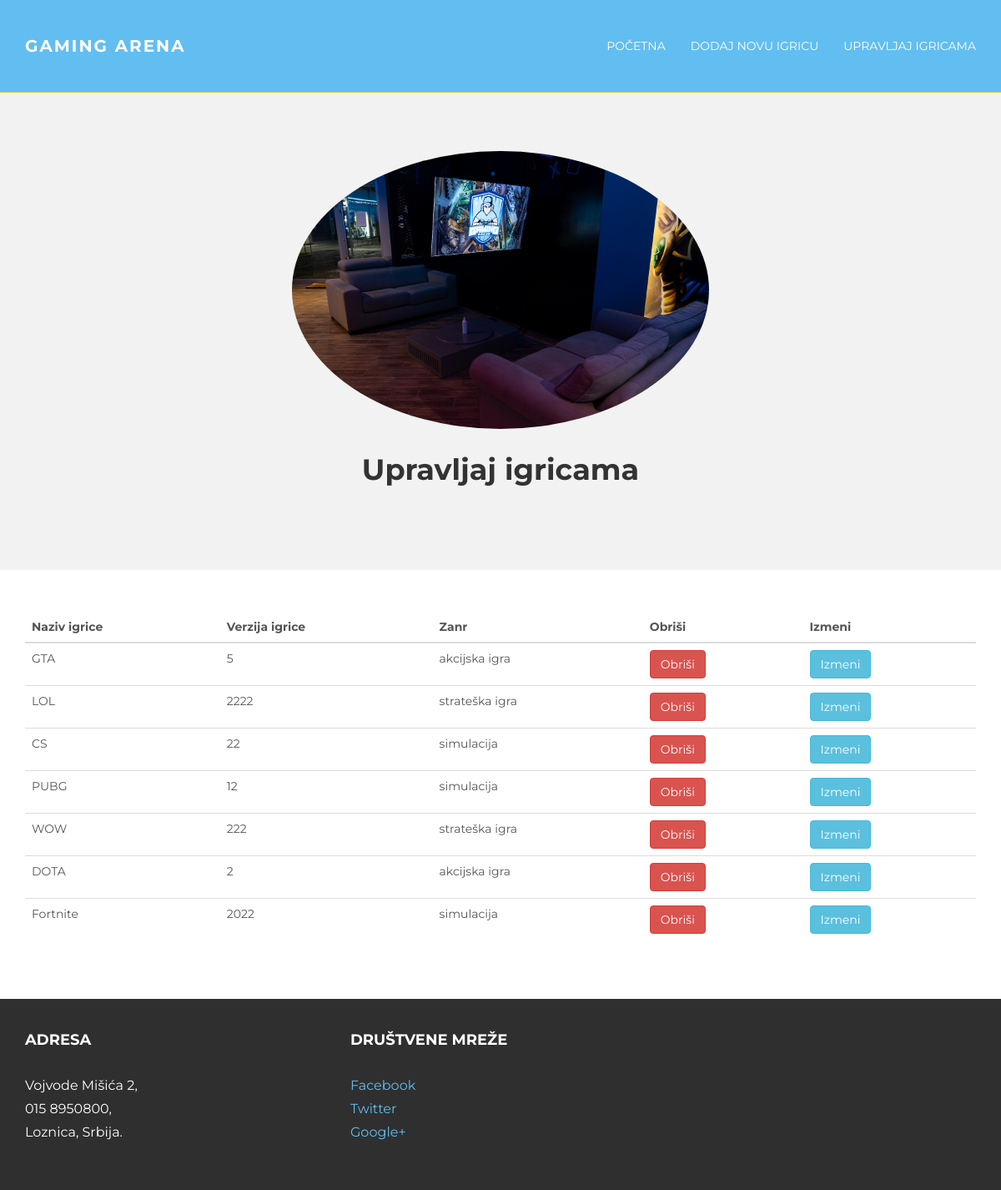
The page /UpravljajIgricama.php on the database its author committed.
### tables this page shows
CREATE TABLE `igrica` (
  `idIgrice` int(11) NOT NULL,
  `nazivIgrice` varchar(50) NOT NULL,
  `verzijaIgrice` varchar(50) NOT NULL,
  `zanrID` int(11) NOT NULL
);

CREATE TABLE `zanr` (
  `zanrID` int(11) NOT NULL,
  `nazivZanra` varchar(255) NOT NULL
);

### IgriceClass.php (called while the page is built, shortened)
<?php
class Igrica{
  function __construct($idIgrice,$nazivIgrice,$verzijaIgrice,$zanr) {
        $this->idIgrice = $idIgrice;
        $this->nazivIgrice = $nazivIgrice;
        $this->verzijaIgrice = $verzijaIgrice;
        $this->zanr = $zanr;
    }
}
 ?>

### ZanrClass.php (called while the page is built, shortened)
<?php
class Zanr{
  function __construct($zanrID,$nazivZanra) {
        $this->nazivZanra = $nazivZanra;
    }
}
 ?>

### UpravljajIgricama.php (the view, shortened to what this page needs)
<?php
    include 'konekcija.php';
    include 'IgriceClass.php';
    include 'ZanrClass.php';
?>
<!DOCTYPE html>
<html lang="en">
  <head>
    <link href="css/bootstrap.css" rel="stylesheet">
    <link href="css/main.css" rel="stylesheet">
  </head>
  <body>
    <div class="navbar navbar-inverse navbar-static-top">
        <div class="container">
            <div class="navbar-header">
            <a class="navbar-brand" href="index.php">Gaming Arena</a>
            </div>
            <div class="navbar-collapse collapse">
            <ul class="nav navbar-nav navbar-right">
                <li><a href="index.php">Početna</a></li>
                <li><a href="DodajNovuIgricu.php">Dodaj novu igricu</a></li>
                <li><a href="UpravljajIgricama.php">Upravljaj igricama</a></li>
            </ul>
            </div>
        </div>
    </div>
    <div id="ww">
	    <div class="container">
			<div class="row">
				<div class="col-lg-8 col-lg-offset-2 centered">
					<img src="slike/sony.JPG" alt="pocetna" class="img img-circle">
                    <h1>Upravljaj igricama</h1>
				</div>
			</div>
	    </div>
    </div>
	<div class="container pt">
    <?php
    $niz = [];
    $rez = $conn->query("select * from igrica i join zanr z on i.zanrID=z.zanrID");
    while($red= $rez->fetch_assoc()){
      $zanr = new Zanr($red['zanrID'],$red['nazivZanra']);
      $igrica = new Igrica($red['idIgrice'],$red['nazivIgrice'],$red['verzijaIgrice'], $zanr);
      array_push($niz,$igrica);
    }
    ?>
    <table class="table table-hover">
      <thead>
        <tr>
          <th>Naziv igrice</th>
          <th>Verzija igrice</th>
          <th>Zanr</th>
          <th>Obriši</th>
          <th>Izmeni</th>
        </tr>
      </thead>
      <tbody>
    <?php
      foreach($niz as $vrednost){
        ?>
            <tr>
              <td><?php echo $vrednost->nazivIgrice ?>  </td>
              <td><?php echo $vrednost->verzijaIgrice ?>  </td>
              <td><?php echo $vrednost->zanr->nazivZanra ?></td>
              <td><a class="btn btn-danger" href="obrisiIgricu.php?id=<?php echo $vrednost->idIgrice ?>">Obriši</a></td>
              <td><a class="btn btn-info" href="IzmenaIgrice.php?id=<?php echo $vrednost->idIgrice ?>">Izmeni</a></td>
            </tr>
        <?php
      }
    ?>
      </tbody>
    </table>
	</div>
    <div id="footer">
		<div class="container">
			<div class="row">
				<div class="col-lg-4">
					<h4>Adresa</h4>
					<p>
          Vojvode Mišića 2,<br/>
						015 8950800, <br/>
						Loznica, Srbija.
					</p>
				</div>
				<div class="col-lg-4">
					<h4>Društvene mreže</h4>
					<p>
						<a href="https://www.facebook.com/fon.bg.ac.rs">Facebook</a><br/>
						<a href="https://twitter.com/fonbg">Twitter</a><br/>
						<a href="http://plus.google.com/106390371419524147048/posts">Google+</a>
					</p>
				</div>
			</div>
		</div>
  </body>
</html>

### css/main.css (style rules this page uses)
body { background-color: #ffffff; font-family: 'Montserrat', sans-serif; font-weight: 400; font-size: 14px; color: #555; -webkit-font-smoothing: antialiased; -webkit-overflow-scrolling: touch; }
h1, h2, h3, h4, h5, h6 { font-family: 'Montserrat', sans-serif; font-weight: 700; color: #333; }
h1 { font-size: 35px; margin-top: 30px; margin-bottom: 30px; }
p { line-height: 28px; margin-bottom: 25px; font-size: 16px; }
.centered { text-align: center; }
a { color: #62bef0; word-wrap: break-word; -webkit-transition: color 0.1s ease-in, background 0.1s ease-in; -moz-transition: color 0.1s ease-in, background 0.1s ease-in; -ms-transition: color 0.1s ease-in, background 0.1s ease-in; -o-transition: color 0.1s ease-in, background 0.1s ease-in; transition: color 0.1s ease-in, background 0.1s ease-in; }
a:before, a:after { -webkit-transition: color 0.1s ease-in, background 0.1s ease-in; -moz-transition: color 0.1s ease-in, background 0.1s ease-in; -ms-transition: color 0.1s ease-in, background 0.1s ease-in; -o-transition: color 0.1s ease-in, background 0.1s ease-in; transition: color 0.1s ease-in, background 0.1s ease-in; }
.navbar { text-transform: uppercase; margin-bottom: 0px; }
.navbar-inverse { padding-bottom: 30px; padding-top: 30px; }
.navbar-inverse { background-color: #62bef0; border-color: #c7ca23; }
.navbar-inverse .navbar-nav > li > a { color: white; }
.navbar-brand { font-weight: 700; font-size: 20px; letter-spacing: 2px; }
.navbar-inverse .navbar-brand { color: white; }
.pt { padding-top: 50px; padding-bottom: 50px; }
#ww { padding-top: 70px; padding-bottom: 70px; background-color: #f2f2f2; }
#footer { background-color: #2f2f2f; padding-top: 30px; padding-bottom: 30px; }
#footer p { color: white; }
#footer h4 { color: white; text-transform: uppercase; padding-bottom: 20px; }
img { width: 500px; }

### rows shown on the page
igrica: nazivIgrice "GTA", verzijaIgrice "5", zanrID.nazivZanra "akcijska igra"
igrica: nazivIgrice "LOL", verzijaIgrice "2222", zanrID.nazivZanra "strateška igra"
igrica: nazivIgrice "CS", verzijaIgrice "22", zanrID.nazivZanra "simulacija"
igrica: nazivIgrice "PUBG", verzijaIgrice "12", zanrID.nazivZanra "simulacija"
igrica: nazivIgrice "WOW", verzijaIgrice "222", zanrID.nazivZanra "strateška igra"
igrica: nazivIgrice "DOTA", verzijaIgrice "2", zanrID.nazivZanra "akcijska igra"
igrica: nazivIgrice "Fortnite", verzijaIgrice "2022", zanrID.nazivZanra "simulacija"
